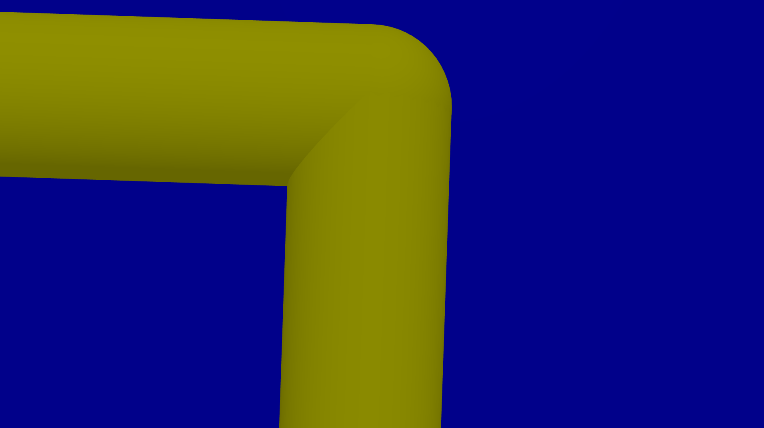
#> input picture autonom_auv/HjorneSim.png, 764 x 428 px
$ python -i dynamic_display.py   (imports and definitions only)
#> lines starting #> are read from the running program, lines starting #| are printed output that depends on the picture
#> further down, picture is the input picture: shape (428, 764, 3); mean B, G, R 90.9, 45.5, 45.5
import cv2
import numpy as np
from ament_index_python.packages import get_package_share_directory
import os
from .image_methods import ImageMethods
def nothing(x):
    pass

class DynamicDisplay:

    @staticmethod
    def save_parameters(my_parameters):
        config_path = os.path.join(get_package_share_directory('autonom_auv'), 'config', 'image_settings.tex')
        my_parameters_str = str(my_parameters)
        with open(config_path, 'a') as file:
            file.write(my_parameters_str + '\n')

    @staticmethod
    def trackbar_init():
        cv2.namedWindow("Trackbars")
        cv2.createTrackbar("L - H", "Trackbars", 0, 179, nothing)
        cv2.createTrackbar("L - S", "Trackbars", 0, 255, nothing)
        cv2.createTrackbar("L - V", "Trackbars", 0, 255, nothing)
        cv2.createTrackbar("U - H", "Trackbars", 179, 179, nothing)
        cv2.createTrackbar("U - S", "Trackbars", 255, 255, nothing)
        cv2.createTrackbar("U - V", "Trackbars", 255, 255, nothing)

    @staticmethod
    def find_hsv(image):
        hsv = cv2.cvtColor(image, cv2.COLOR_BGR2HSV)
#> hsv: shape (428, 764, 3); mean H, S, V 89.3, 253.4, 135.6
        l_h = cv2.getTrackbarPos("L - H", "Trackbars")
        l_s = cv2.getTrackbarPos("L - S", "Trackbars")
        l_v = cv2.getTrackbarPos("L - V", "Trackbars")
        u_h = cv2.getTrackbarPos("U - H", "Trackbars")
        u_s = cv2.getTrackbarPos("U - S", "Trackbars")
        u_v = cv2.getTrackbarPos("U - V", "Trackbars")
        lower_range = np.array([l_h, l_s, l_v])
        upper_range = np.array([u_h, u_s, u_v])
        mask = cv2.inRange(hsv, lower_range, upper_range)
#> mask: shape (428, 764); every value is 0
        res = cv2.bitwise_and(image, image, mask=mask)
#> res: shape (428, 764, 3); every value is 0
        # Converting the binary mask to 3 channel scaled_image
        mask_3 = cv2.cvtColor(mask, cv2.COLOR_GRAY2BGR)
        stacked = np.hstack((mask_3, image, res))
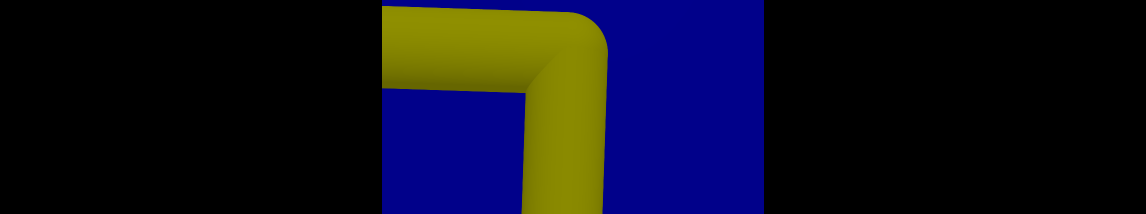
#> stacked: shape (428, 2292, 3) (shown at 1/2 size); mean B, G, R 30.3, 15.2, 15.2
        cv2.imshow('Trackbars', cv2.resize(stacked, None, fx=0.3, fy=0.3))
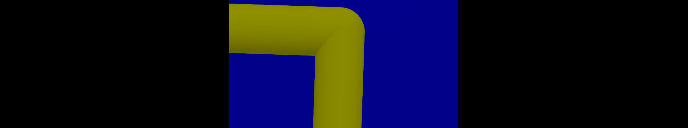
#> window 'Trackbars': shape (128, 688, 3); mean B, G, R 30.2, 15.2, 15.2
        key = cv2.waitKey(1)
#> (key Esc is pressed here)
        if key == ord('s'):
            thearray = [[l_h,l_s,l_v],[u_h, u_s, u_v]]
            DynamicDisplay.save_parameters(thearray)

>>> import cv2
>>> picture = cv2.imread('HjorneSim.png')
>>> result = DynamicDisplay().find_hsv(picture)
